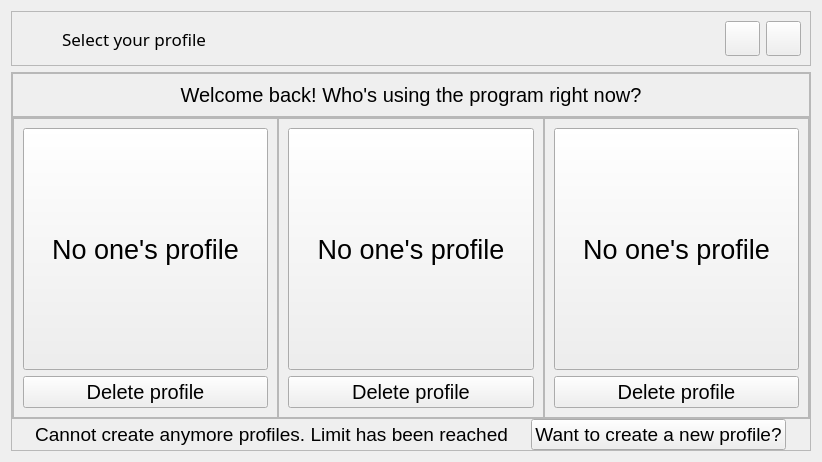
<?xml version="1.0" encoding="UTF-8"?>
<ui version="4.0">
 <class>Form</class>
 <widget class="QWidget" name="Form">
  <property name="geometry">
   <rect>
    <x>0</x>
    <y>0</y>
    <width>822</width>
    <height>462</height>
   </rect>
  </property>
  <property name="windowTitle">
   <string>Form</string>
  </property>
  <property name="styleSheet">
   <string notr="true">* {
	background-color: transparent;
}

#Form &gt; .QFrame {
	background-color: #58A4B0;
	border-radius: 26%;
	border-bottom: 4px solid #427c85;
	border-right: 4px solid #427c85;
}


#deleteButtons {
	background-color: red;
}

#delete1Btn,
#delete2Btn,
#delete3Btn {
	background-color: #C1292E;
	color:#F3F3F3;
	border: 2px solid #F3F3F3;
	border-radius: 5%;

}

#delete1Btn::hover,
#delete2Btn::hover,
#delete3Btn::hover { background-color: #A82428 }
#delete1Btn:pressed,
#delete2Btn:pressed,
#delete3Btn:pressed { background-color: #80110F }

#profile1Button,
#profile2Button,
#profile3Button {
	background-color: #78C3FB;
	border: 2px solid #F9DEC9;
	color: #312F2F;
}

#profile1Button::hover,
#profile2Button::hover,
#profile3Button::hover { background-color: #1294F8 }
#profile1Button:pressed,
#profile2Button:pressed,
#profile3Button:pressed { background-color: #077EDA }


#createProfile, #limitLabel {
	background-color: #DD1C1A;
	border-radius: 5%;
	padding: 5% 20% 5% 20%;
	color: #FFF1D0;
}

#createProfile::hover { background-color: #A41613 }
#createProfile:pressed { background-color: #80110F }</string>
  </property>
  <layout class="QVBoxLayout" name="verticalLayout">
   <item>
    <widget class="QFrame" name="controlPanel">
     <property name="sizePolicy">
      <sizepolicy hsizetype="Minimum" vsizetype="Maximum">
       <horstretch>0</horstretch>
       <verstretch>0</verstretch>
      </sizepolicy>
     </property>
     <property name="frameShape">
      <enum>QFrame::StyledPanel</enum>
     </property>
     <property name="frameShadow">
      <enum>QFrame::Raised</enum>
     </property>
     <layout class="QHBoxLayout" name="horizontalLayout">
      <item>
       <widget class="QLabel" name="label">
        <property name="minimumSize">
         <size>
          <width>35</width>
          <height>35</height>
         </size>
        </property>
        <property name="maximumSize">
         <size>
          <width>35</width>
          <height>35</height>
         </size>
        </property>
        <property name="text">
         <string/>
        </property>
        <property name="pixmap">
         <pixmap>../icons/hello.png</pixmap>
        </property>
        <property name="scaledContents">
         <bool>true</bool>
        </property>
       </widget>
      </item>
      <item>
       <widget class="QLabel" name="label_2">
        <property name="font">
         <font>
          <family>Yu Gothic UI Semilight</family>
          <pointsize>13</pointsize>
          <weight>50</weight>
          <bold>false</bold>
         </font>
        </property>
        <property name="text">
         <string>Select your profile</string>
        </property>
       </widget>
      </item>
      <item>
       <spacer name="spacer">
        <property name="orientation">
         <enum>Qt::Horizontal</enum>
        </property>
        <property name="sizeHint" stdset="0">
         <size>
          <width>40</width>
          <height>20</height>
         </size>
        </property>
       </spacer>
      </item>
      <item>
       <widget class="QPushButton" name="minimize">
        <property name="sizePolicy">
         <sizepolicy hsizetype="Maximum" vsizetype="Maximum">
          <horstretch>0</horstretch>
          <verstretch>0</verstretch>
         </sizepolicy>
        </property>
        <property name="minimumSize">
         <size>
          <width>35</width>
          <height>35</height>
         </size>
        </property>
        <property name="maximumSize">
         <size>
          <width>35</width>
          <height>35</height>
         </size>
        </property>
        <property name="text">
         <string/>
        </property>
        <property name="icon">
         <iconset>
          <normaloff>../icons/delete.png</normaloff>../icons/delete.png</iconset>
        </property>
        <property name="iconSize">
         <size>
          <width>35</width>
          <height>35</height>
         </size>
        </property>
       </widget>
      </item>
      <item>
       <widget class="QPushButton" name="exit">
        <property name="sizePolicy">
         <sizepolicy hsizetype="Maximum" vsizetype="Maximum">
          <horstretch>0</horstretch>
          <verstretch>0</verstretch>
         </sizepolicy>
        </property>
        <property name="minimumSize">
         <size>
          <width>35</width>
          <height>35</height>
         </size>
        </property>
        <property name="maximumSize">
         <size>
          <width>35</width>
          <height>35</height>
         </size>
        </property>
        <property name="text">
         <string/>
        </property>
        <property name="icon">
         <iconset>
          <normaloff>../icons/cross.png</normaloff>../icons/cross.png</iconset>
        </property>
        <property name="iconSize">
         <size>
          <width>35</width>
          <height>35</height>
         </size>
        </property>
       </widget>
      </item>
     </layout>
    </widget>
   </item>
   <item>
    <widget class="QFrame" name="container">
     <property name="frameShape">
      <enum>QFrame::StyledPanel</enum>
     </property>
     <property name="frameShadow">
      <enum>QFrame::Raised</enum>
     </property>
     <layout class="QVBoxLayout" name="verticalLayout_2" stretch="0,1,0">
      <property name="spacing">
       <number>0</number>
      </property>
      <property name="leftMargin">
       <number>0</number>
      </property>
      <property name="topMargin">
       <number>0</number>
      </property>
      <property name="rightMargin">
       <number>0</number>
      </property>
      <property name="bottomMargin">
       <number>0</number>
      </property>
      <item>
       <widget class="QFrame" name="titleFrame">
        <property name="sizePolicy">
         <sizepolicy hsizetype="Preferred" vsizetype="Maximum">
          <horstretch>0</horstretch>
          <verstretch>0</verstretch>
         </sizepolicy>
        </property>
        <property name="frameShape">
         <enum>QFrame::StyledPanel</enum>
        </property>
        <property name="frameShadow">
         <enum>QFrame::Raised</enum>
        </property>
        <layout class="QVBoxLayout" name="verticalLayout_3">
         <item>
          <widget class="QLabel" name="title">
           <property name="sizePolicy">
            <sizepolicy hsizetype="Expanding" vsizetype="Maximum">
             <horstretch>0</horstretch>
             <verstretch>0</verstretch>
            </sizepolicy>
           </property>
           <property name="font">
            <font>
             <pointsize>15</pointsize>
             <weight>50</weight>
             <bold>false</bold>
            </font>
           </property>
           <property name="frameShadow">
            <enum>QFrame::Plain</enum>
           </property>
           <property name="text">
            <string>Welcome back! Who's using the program right now?</string>
           </property>
           <property name="textFormat">
            <enum>Qt::PlainText</enum>
           </property>
           <property name="scaledContents">
            <bool>false</bool>
           </property>
           <property name="alignment">
            <set>Qt::AlignHCenter|Qt::AlignTop</set>
           </property>
           <property name="wordWrap">
            <bool>true</bool>
           </property>
           <property name="openExternalLinks">
            <bool>false</bool>
           </property>
          </widget>
         </item>
        </layout>
       </widget>
      </item>
      <item>
       <layout class="QHBoxLayout" name="profileSplitter">
        <item>
         <widget class="QFrame" name="profileContainer">
          <property name="sizePolicy">
           <sizepolicy hsizetype="Expanding" vsizetype="Minimum">
            <horstretch>0</horstretch>
            <verstretch>0</verstretch>
           </sizepolicy>
          </property>
          <property name="frameShape">
           <enum>QFrame::StyledPanel</enum>
          </property>
          <property name="frameShadow">
           <enum>QFrame::Raised</enum>
          </property>
          <layout class="QHBoxLayout" name="horizontalLayout_3">
           <property name="spacing">
            <number>0</number>
           </property>
           <property name="leftMargin">
            <number>0</number>
           </property>
           <property name="topMargin">
            <number>0</number>
           </property>
           <property name="rightMargin">
            <number>0</number>
           </property>
           <property name="bottomMargin">
            <number>0</number>
           </property>
           <item>
            <widget class="QFrame" name="profile1">
             <property name="sizePolicy">
              <sizepolicy hsizetype="Preferred" vsizetype="Preferred">
               <horstretch>0</horstretch>
               <verstretch>1</verstretch>
              </sizepolicy>
             </property>
             <property name="frameShape">
              <enum>QFrame::StyledPanel</enum>
             </property>
             <property name="frameShadow">
              <enum>QFrame::Raised</enum>
             </property>
             <layout class="QVBoxLayout" name="verticalLayout_4">
              <item>
               <widget class="QPushButton" name="profile1Button">
                <property name="sizePolicy">
                 <sizepolicy hsizetype="Minimum" vsizetype="Minimum">
                  <horstretch>0</horstretch>
                  <verstretch>0</verstretch>
                 </sizepolicy>
                </property>
                <property name="font">
                 <font>
                  <pointsize>20</pointsize>
                 </font>
                </property>
                <property name="text">
                 <string>No one's profile</string>
                </property>
                <attribute name="buttonGroup">
                 <string notr="true">profileButtons</string>
                </attribute>
               </widget>
              </item>
              <item>
               <widget class="QPushButton" name="delete1Btn">
                <property name="sizePolicy">
                 <sizepolicy hsizetype="Minimum" vsizetype="Maximum">
                  <horstretch>0</horstretch>
                  <verstretch>0</verstretch>
                 </sizepolicy>
                </property>
                <property name="font">
                 <font>
                  <pointsize>15</pointsize>
                 </font>
                </property>
                <property name="text">
                 <string>Delete profile</string>
                </property>
                <attribute name="buttonGroup">
                 <string notr="true">deleteButtons</string>
                </attribute>
               </widget>
              </item>
             </layout>
            </widget>
           </item>
           <item>
            <widget class="QFrame" name="profile2">
             <property name="sizePolicy">
              <sizepolicy hsizetype="Preferred" vsizetype="Preferred">
               <horstretch>0</horstretch>
               <verstretch>1</verstretch>
              </sizepolicy>
             </property>
             <property name="frameShape">
              <enum>QFrame::StyledPanel</enum>
             </property>
             <property name="frameShadow">
              <enum>QFrame::Raised</enum>
             </property>
             <layout class="QVBoxLayout" name="verticalLayout_6">
              <item>
               <widget class="QPushButton" name="profile2Button">
                <property name="sizePolicy">
                 <sizepolicy hsizetype="Minimum" vsizetype="Minimum">
                  <horstretch>0</horstretch>
                  <verstretch>0</verstretch>
                 </sizepolicy>
                </property>
                <property name="font">
                 <font>
                  <pointsize>20</pointsize>
                 </font>
                </property>
                <property name="text">
                 <string>No one's profile</string>
                </property>
                <attribute name="buttonGroup">
                 <string notr="true">profileButtons</string>
                </attribute>
               </widget>
              </item>
              <item>
               <widget class="QPushButton" name="delete2Btn">
                <property name="sizePolicy">
                 <sizepolicy hsizetype="Minimum" vsizetype="Fixed">
                  <horstretch>0</horstretch>
                  <verstretch>0</verstretch>
                 </sizepolicy>
                </property>
                <property name="font">
                 <font>
                  <pointsize>15</pointsize>
                 </font>
                </property>
                <property name="text">
                 <string>Delete profile</string>
                </property>
                <attribute name="buttonGroup">
                 <string notr="true">deleteButtons</string>
                </attribute>
               </widget>
              </item>
             </layout>
            </widget>
           </item>
           <item>
            <widget class="QFrame" name="profile3">
             <property name="sizePolicy">
              <sizepolicy hsizetype="Preferred" vsizetype="Preferred">
               <horstretch>0</horstretch>
               <verstretch>1</verstretch>
              </sizepolicy>
             </property>
             <property name="frameShape">
              <enum>QFrame::StyledPanel</enum>
             </property>
             <property name="frameShadow">
              <enum>QFrame::Raised</enum>
             </property>
             <layout class="QVBoxLayout" name="verticalLayout_5">
              <item>
               <widget class="QPushButton" name="profile3Button">
                <property name="sizePolicy">
                 <sizepolicy hsizetype="Minimum" vsizetype="Minimum">
                  <horstretch>0</horstretch>
                  <verstretch>0</verstretch>
                 </sizepolicy>
                </property>
                <property name="font">
                 <font>
                  <pointsize>20</pointsize>
                 </font>
                </property>
                <property name="text">
                 <string>No one's profile</string>
                </property>
                <attribute name="buttonGroup">
                 <string notr="true">profileButtons</string>
                </attribute>
               </widget>
              </item>
              <item>
               <widget class="QPushButton" name="delete3Btn">
                <property name="font">
                 <font>
                  <pointsize>15</pointsize>
                 </font>
                </property>
                <property name="text">
                 <string>Delete profile</string>
                </property>
                <attribute name="buttonGroup">
                 <string notr="true">deleteButtons</string>
                </attribute>
               </widget>
              </item>
             </layout>
            </widget>
           </item>
          </layout>
         </widget>
        </item>
       </layout>
      </item>
      <item>
       <layout class="QHBoxLayout" name="horizontalLayout_4">
        <property name="spacing">
         <number>0</number>
        </property>
        <item>
         <widget class="QLabel" name="limitLabel">
          <property name="sizePolicy">
           <sizepolicy hsizetype="Maximum" vsizetype="Minimum">
            <horstretch>0</horstretch>
            <verstretch>0</verstretch>
           </sizepolicy>
          </property>
          <property name="font">
           <font>
            <pointsize>14</pointsize>
           </font>
          </property>
          <property name="text">
           <string>Cannot create anymore profiles. Limit has been reached</string>
          </property>
          <property name="alignment">
           <set>Qt::AlignCenter</set>
          </property>
         </widget>
        </item>
        <item>
         <widget class="QPushButton" name="createProfile">
          <property name="sizePolicy">
           <sizepolicy hsizetype="Maximum" vsizetype="Minimum">
            <horstretch>0</horstretch>
            <verstretch>0</verstretch>
           </sizepolicy>
          </property>
          <property name="font">
           <font>
            <pointsize>14</pointsize>
           </font>
          </property>
          <property name="text">
           <string>Want to create a new profile?</string>
          </property>
         </widget>
        </item>
       </layout>
      </item>
     </layout>
    </widget>
   </item>
  </layout>
 </widget>
 <resources/>
 <connections/>
 <buttongroups>
  <buttongroup name="profileButtons"/>
  <buttongroup name="deleteButtons"/>
 </buttongroups>
</ui>
